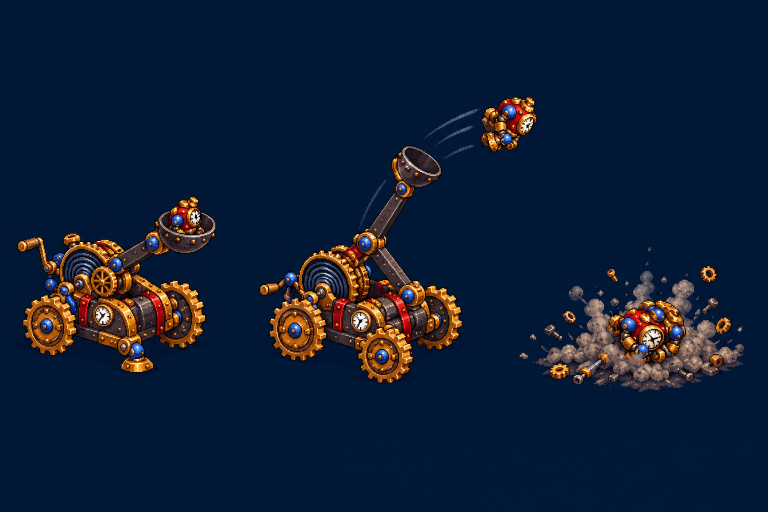
#> input picture art/redraws/concepts/catapult_v1.png, 1536 x 1024 px, found by its file name (shown at 1/2 size)
$ python throw_demo.py
#> lines starting #> are read from the running program, lines starting #| are printed output that depends on the picture; after the words box and inside, x2 and y2 are one past the last pixel; in counts of white or black regions, pixels touching at a corner belong together
"""Spring Catapult THROW demo from ChatGPT's concept (art/redraws/concepts/catapult_v1.png): ChatGPT drew the arm
forward in both the loaded and the firing pose, so the arm (beam and cup) is cut off the firing frame and swung in
code about its hinge over the spring drum: wound back low with a curled Clock Soldier in the cup, it whips forward,
the soldier flies off in an arc, the arm knocks against its stop strut and is wound back. A look-and-motion demo for
the owner, not game art. Out: art/redraws/catapult_throw_demo.gif (+ .png strip)."""
import math, numpy as np
from PIL import Image, ImageDraw
from scipy import ndimage as ndi
NAVY=np.array([0,22,48])
A=np.array(Image.open('art/redraws/concepts/catapult_v1.png').convert('RGB')).astype(int)
def rgba(a,m):
    o=np.zeros(a.shape[:2]+(4,),np.uint8); o[...,:3]=np.clip(a,0,255); o[...,3]=m*255; return Image.fromarray(o,'RGBA')
# the firing frame (empty cup), and the flying soldier
X0,Y0,X1,Y1=510,280,940,780
F=A[Y0:Y1,X0:X1]; FM=np.abs(F-NAVY).sum(2)>45
#> after `FM = np.abs(F - NAVY).sum(2) > 45`:
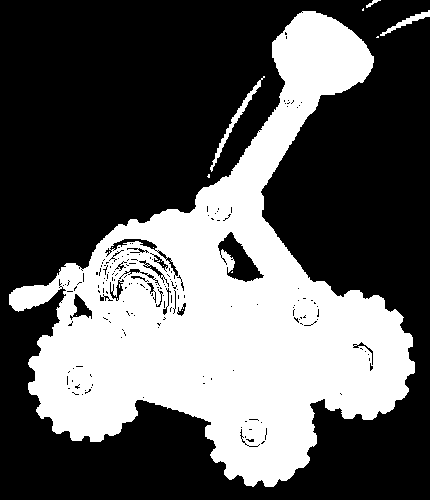
#> FM: shape (500, 430) bool; 36.3% white; 14 white regions (10 under 20 px), largest, box (x1, y1, x2, y2) and area: (9, 11, 415, 487) 77138, (210, 76, 265, 172) 474, (380, 10, 430, 36) 264, (366, 0, 381, 8) 41
H,W=FM.shape; yy,xx=np.mgrid[0:H,0:W]
#> after `H, W = FM.shape`: H = 500; W = 430
P=(222.0,205.0)            # the arm's hinge (blue ball over the spring drum)
J=(300.0,95.0)             # the cup's joint
def seg_dist(px,py,a,b):
    ax,ay=a; bx,by=b; vx,vy=bx-ax,by-ay; t=np.clip(((px-ax)*vx+(py-ay)*vy)/(vx*vx+vy*vy),0,1)
    return np.hypot(px-(ax+t*vx),py-(ay+t*vy))
beam=seg_dist(xx,yy,P,J)<=22
cup=(xx>=278)&(xx<=375)&(yy>=12)&(yy<=95)
hinge=np.hypot(xx-P[0],yy-P[1])<=19
# light blue speed lines are not the arm
Fr,Fg,Fb=F[...,0],F[...,1],F[...,2]
streak=(Fb>Fr+40)&(Fb>140)&(Fr<150)&~(np.hypot(xx-300,yy-95)<14)
#> streak: shape (500, 430) bool; 0.74% white; 54 white regions (43 under 20 px), largest, box (x1, y1, x2, y2) and area: (59, 265, 83, 286) 270, (295, 299, 317, 319) 249, (209, 194, 231, 214) 235
arm=FM&(beam|cup)&~hinge&~(streak&~beam)
#> arm: shape (500, 430) bool; 5% white; 1 white region, box (x1, y1, x2, y2) and area: (200, 12, 374, 228) 10648
lab,n=ndi.label(arm)
#> n = 1
if n>1:
    sz=ndi.sum(arm,lab,range(1,n+1)); arm&=np.isin(lab,[i+1 for i,v in enumerate(sz) if v>=60])
base=FM&~arm&~(streak&(yy<180))
#> base: shape (500, 430) bool; 31.3% white; 19 white regions (13 under 20 px), largest, box (x1, y1, x2, y2) and area: (9, 173, 415, 487) 65237, (203, 186, 242, 225) 1093, (210, 76, 265, 172) 474, (380, 10, 430, 36) 264, (272, 36, 278, 69) 141, (366, 0, 381, 8) 41
thin=base&~ndi.binary_opening(base,structure=np.ones((3,3)))&(yy<235)   # 1-2 px speed lines touching the machine
#> thin: shape (500, 430) bool; 0.08% white in thin lines or dots, all inside (x1, y1, x2, y2) = (203, 0, 430, 225)
base&=~thin
#> base: shape (500, 430) bool; 31.2% white; 17 white regions (12 under 20 px), largest, box (x1, y1, x2, y2) and area: (9, 187, 415, 487) 65204, (204, 187, 241, 224) 1072, (215, 81, 261, 158) 421, (387, 12, 430, 33) 239, (272, 40, 278, 63) 124
lab,n=ndi.label(base)                       # the speed lines left over the machine: not attached to it
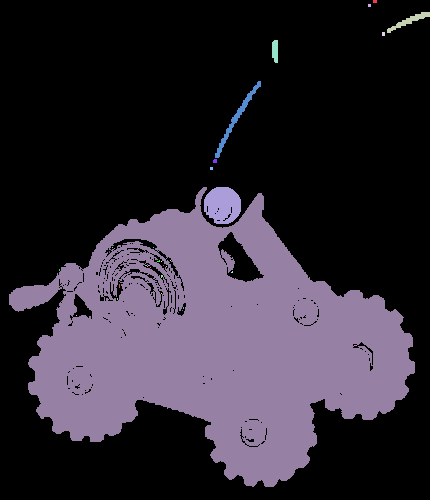
#> lab: shape (500, 430) int32; 40 distinct labels, from 0 to 39; one colour per label, 0 black
#> n = 39
if n>1:
    sz=ndi.sum(base,lab,range(1,n+1)); base&=lab==(int(np.argmax(sz))+1)
#> after `sz = ndi.sum(base, lab, range(1, n + 1))`: sz = 39 values, max 65167 at index 8, min 1 at index 10, mean 1721.3
#> after `base &= lab == int(np.argmax(sz)) + 1`: base: shape (500, 430) bool; 30.3% white; 1 white region, box (x1, y1, x2, y2) and area: (9, 187, 415, 487) 65167
# fill the hole the arm leaves over the machine with the neighbouring paint
k=np.ones((9,9)); dens=ndi.convolve(base.astype(float),k,mode='constant')/k.sum()
fill=arm&(dens>0.5)
#> fill: shape (500, 430) bool; 0.01% white in thin lines or dots, all inside (x1, y1, x2, y2) = (200, 196, 239, 228)
_,(iy,ix)=ndi.distance_transform_edt(~base,return_indices=True)
#> iy: shape (500, 430) int32; 300 distinct labels, from 187 to 486
Fb2=F.copy(); Fb2[fill]=F[iy[fill],ix[fill]]
#> after `Fb2[fill] = F[iy[fill], ix[fill]]`: Fb2: shape (500, 430, 3) int64; mean R, G, B 40.1, 39.3, 48.9
base_img=rgba(Fb2,base|fill); arm_img=rgba(F,arm); hinge_img=rgba(F,FM&hinge)
# the flying soldier (isolated at the top right of the concept)
S=A[205:310,955:1085]; SM=np.abs(S-NAVY).sum(2)>45
#> after `SM = np.abs(S - NAVY).sum(2) > 45`: SM: shape (105, 130) bool; 60.1% white; 18 black regions (17 under 20 px), largest, box (x1, y1, x2, y2) and area: (0, 0, 130, 105) 5376
Sr,Sg,Sb=S[...,0],S[...,1],S[...,2]
SM&=~((Sb>Sr+40)&(Sb>140)&(Sr<150)&(Sg>110))      # drop the speed lines
#> SM: shape (105, 130) bool; 58% white; 19 black regions (16 under 20 px), largest, box (x1, y1, x2, y2) and area: (0, 0, 130, 105) 5376, (59, 6, 76, 23) 184, (53, 63, 67, 76) 112
lab,n=ndi.label(SM); sz=ndi.sum(SM,lab,range(1,n+1)); SM&=lab==(int(np.argmax(sz))+1)
#> after `lab, n = ndi.label(SM)`:
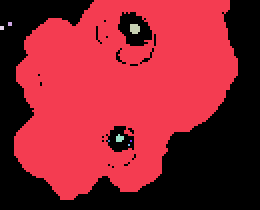
#> lab: shape (105, 130) int32 (shown 2 times larger); 9 distinct labels, from 0 to 8; one colour per label, 0 black
#> after `lab, n = ndi.label(SM)`: n = 8
#> after `sz = ndi.sum(SM, lab, range(1, n + 1))`: sz = [7869, 4, 22, 4, 12, 1, 1, 1]
#> after `SM &= lab == int(np.argmax(sz)) + 1`:
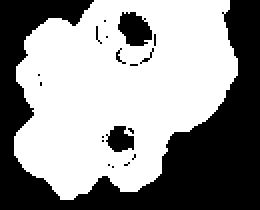
#> SM: shape (105, 130) bool (shown 2 times larger); 57.6% white; 19 black regions (16 under 20 px), largest, box (x1, y1, x2, y2) and area: (0, 0, 130, 105) 5384, (59, 6, 76, 23) 206, (53, 63, 67, 76) 127
sold=rgba(S,SM).crop(rgba(S,SM).getbbox())
#> in rgba (call 5), `o = np.zeros(a.shape[:2] + (4,), np.uint8)`: o: shape (105, 130, 4); every value is 0
sold=sold.resize((int(sold.width*0.62),int(sold.height*0.62)),Image.LANCZOS)   # curled up it fits the cup
#> sold: PIL image 69x62 RGBA
CUP=(325.0,48.0)           # the cup's middle (where the soldier sits)
CW,CH=620,640; OX,OY=170,110
SEQ=[(118,'in'),(118,'in'),(96,'in'),(52,'in'),(4,'out'),(-6,'out'),(0,'out'),(26,None),(58,None),(90,None),(118,None)]
DUR=[500,160,60,50,60,70,90,140,140,140,300]
def rot_pt(p,ang):
    a=math.radians(-ang); c,s=math.cos(a),math.sin(a); dx,dy=p[0]-P[0],p[1]-P[1]
    return (P[0]+c*dx-s*dy,P[1]+s*dx+c*dy)
frames=[]; fly_t=0
for i,(ang,load) in enumerate(SEQ):
    cv=Image.new('RGBA',(CW,CH),(0,0,0,0))
    big=Image.new('RGBA',(CW,CH),(0,0,0,0)); big.alpha_composite(arm_img,(OX,OY))
    armr=big.rotate(ang,resample=Image.NEAREST,center=(P[0]+OX,P[1]+OY))
    behind=ang>60                 # wound back, the arm and cup sit behind the drum
    if behind: cv.alpha_composite(armr)
    cv.alpha_composite(base_img,(OX,OY))
    if not behind: cv.alpha_composite(armr)
    cv.alpha_composite(hinge_img,(OX,OY))
    if load=='in':
        c=rot_pt(CUP,ang); cv.alpha_composite(sold,(int(c[0]+OX-sold.width/2),int(c[1]+OY-sold.height*0.75)))
    elif load=='out':
        fly_t+=1
    if fly_t and i>=4:
        t=(i-4+1)*0.16                 # it keeps flying across the following frames
        c=rot_pt(CUP,4); x=c[0]+OX+t*420; y=c[1]+OY-t*260+t*t*180
        if x<CW-10: cv.alpha_composite(sold,(int(x-sold.width/2),int(y-sold.height/2)))
    cell=Image.new('RGB',(CW,CH),tuple(NAVY)); cell.paste(cv,(0,0),cv); frames.append(cell)
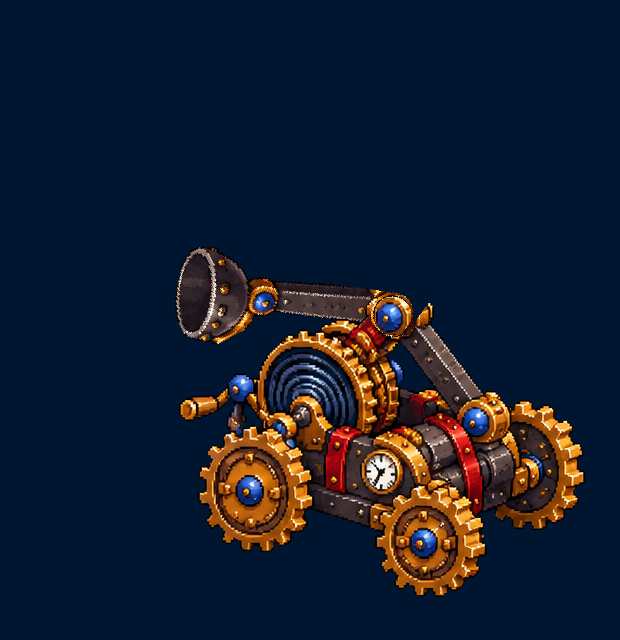
#> cell: PIL image 620x640 RGB; mean R, G, B 21.3, 30.9, 46.7
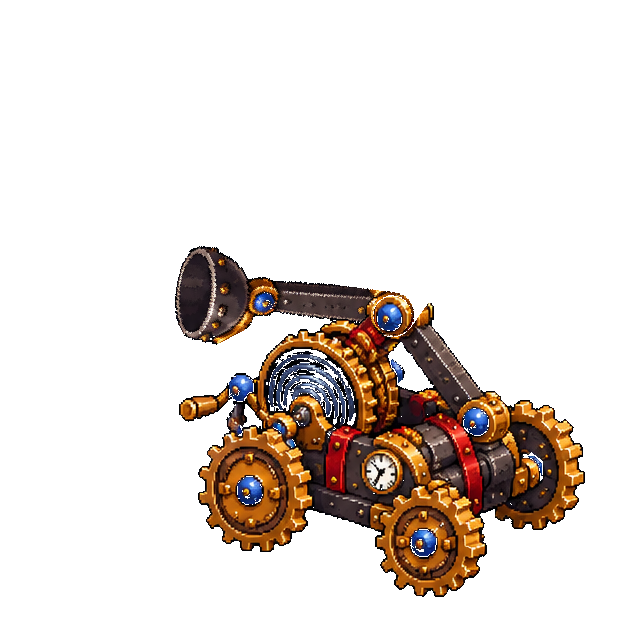
#> cv: PIL image 620x640 RGBA; mean R, G, B, A 21.3, 13.1, 8, 49.3; transparent parts drawn white
#> after the loop, fly_t = 3; frames = 11 items
frames[0].save('art/redraws/catapult_throw_demo.gif',save_all=True,append_images=frames[1:],duration=DUR,loop=0)
strip=Image.new('RGB',(5*CW//2,2*CH//2),tuple(NAVY))
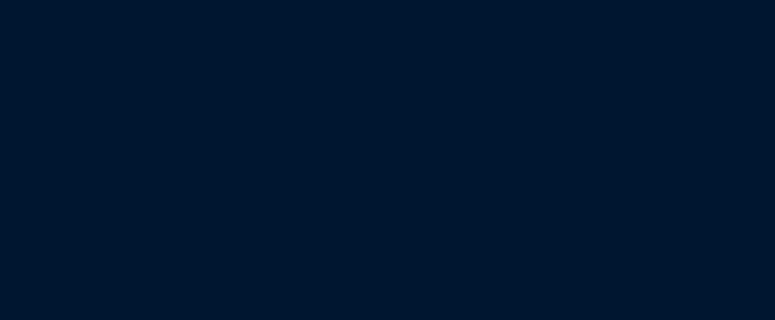
#> strip: PIL image 1550x640 RGB (shown at 1/2 size); mean R, G, B 0, 22, 48
for i,f in enumerate(frames[:10]): strip.paste(f.resize((CW//2,CH//2)),((i%5)*(CW//2),(i//5)*(CH//2)))
#> this loop made 10 passes
strip.save('art/redraws/catapult_throw_demo.png')
print('ok',len(frames))
#| ok 11
